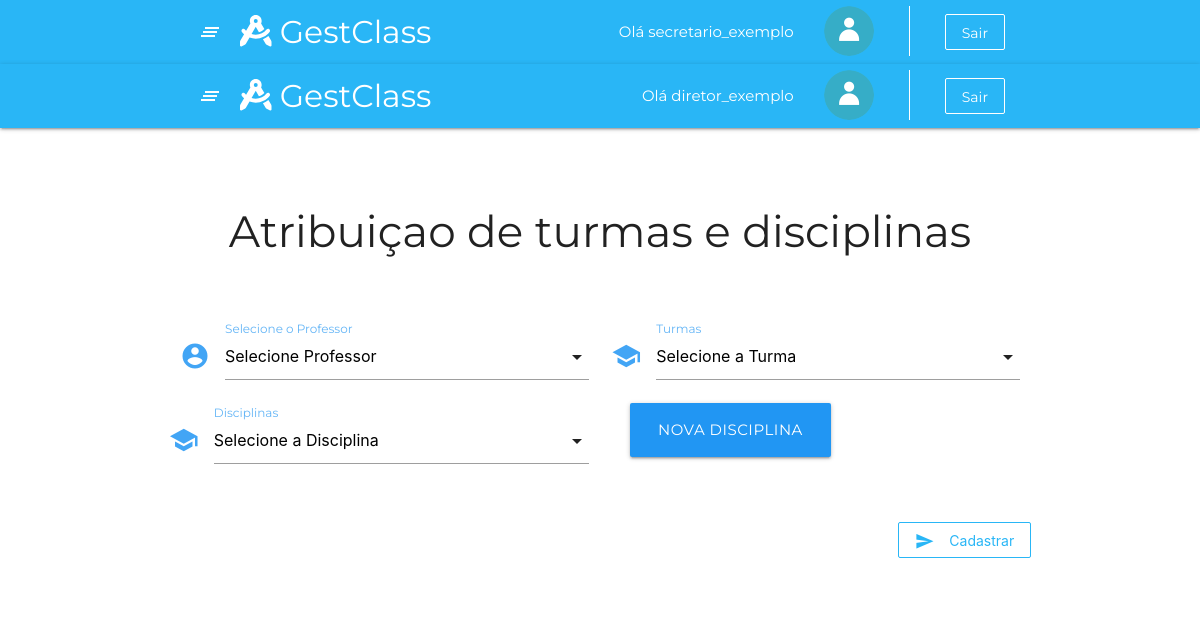
Page /atribuicaoDisciplinas.html.php (signed in) on the committed database.
### tables this page shows
CREATE TABLE secretario (
	ID_secretario INTEGER NOT NULL PRIMARY KEY AUTO_INCREMENT UNIQUE,
	nome_secretario VARCHAR (50) NOT NULL,
    foto VARCHAR(255),
	cep VARCHAR (10) NOT NULL,
    numero INTEGER NOT NULL,
    complemento VARCHAR (40),
    rg VARCHAR(15) NOT NULL UNIQUE,
    cpf VARCHAR(14) NOT NULL UNIQUE,
	email VARCHAR(65) NOT NULL UNIQUE,
    senha VARCHAR(50) NOT NULL,
    celular VARCHAR(15) NOT NULL,
    telefone VARCHAR(14),
    fk_id_tipo_usuario_secretario INTEGER NOT NULL,
    fk_id_escola_secretario INTEGER NOT NULL
);

CREATE TABLE diretor (
	ID_diretor INTEGER NOT NULL PRIMARY KEY AUTO_INCREMENT UNIQUE,
	nome_diretor VARCHAR (50) NOT NULL,
    foto VARCHAR(255),
	cep VARCHAR (10) NOT NULL,
    numero INTEGER NOT NULL,
    complemento VARCHAR (40),
    rg VARCHAR(15) NOT NULL UNIQUE,
    cpf VARCHAR(14) NOT NULL UNIQUE,
	email VARCHAR(65) NOT NULL UNIQUE,
    senha VARCHAR(50) NOT NULL,
    celular VARCHAR(15) NOT NULL,
    telefone VARCHAR(14),
    fk_id_tipo_usuario_diretor INTEGER NOT NULL,
    fk_id_escola_diretor INTEGER NOT NULL
);

### atribuicaoDisciplinas.html.php (the view, shortened to what this page needs)
<!DOCTYPE html>
<head>
    <link rel="stylesheet" type="text/css" href="css/cadastroContas.css" />
</head>
<body>
    <?php
    include_once 'php/conexao.php';
    require_once './reqHeader.php';
    $id_tipo_usuario = $_SESSION["id_tipo_usuario"];
    if ($id_tipo_usuario == 1) {
        require_once 'reqMenuAdm.php';
    } else if ($id_tipo_usuario == 2) {
        require_once 'reqDiretor.php';
    } else if ($id_tipo_usuario == 3) {
        require_once 'reqHeader.php';
    } elseif ($id_tipo_usuario == 4) {
        require_once 'reqProfessor.php';
    } elseif ($id_tipo_usuario  == 5) {
        require_once 'reqAluno.php';
    } else {
        require_once 'reqPais.php';
    }
    ?>
    <div id="turmas_disci" class="container col s12 m12 l12 ">
        <form id="disciplina_turmas" method="POST" action="php/atribuicaoDisciplinas.php"">
            <h3 class="center">Atribuiçao de turmas e disciplinas</h5><br><br>
            <div class=" row">
            <div class="input-field col s12 m6 l6">
                <i class="material-icons prefix blue-icon">account_circle</i>
                <label id="lbl">Selecione o Professor</label>
            </div>
            <div class="input-field col s12 m6 l6">
                <i class="material-icons prefix blue-icon">school</i>
                <label id="lbl" for="first_name">Turmas</label>
            </div>
            <div class="row">
                <div class="input-field col s12 m6 l6">
                    <i class="material-icons prefix blue-icon">school</i>
                    <label id="lbl" for="first_name">Disciplinas</label>
                </div>
                <a href="disciplinas.html.php" id="disciplinas" class="waves-effect waves-light blue btn-large">Nova Disciplina</a>
            </div>
            <div class="input-field right">
                <button id="btnTableChamada" type="submit" class="btn-flat btnLightBlue center">
                    <i class="material-icons left">send</i>Cadastrar
                </button>
            </div>
        </form>
    </div>
    <?php require_once 'reqFooter.php' ?>

### reqHeader.php (shortened to what this page needs)
<?php
    include_once 'php/conexao.php';
    $id_usuario = $_SESSION["id_usuario"];
    $query = $conn->prepare("select * from secretario where id_secretario=$id_usuario");
    $query->execute();
    $dados = $query->fetch(PDO::FETCH_ASSOC);
    $nomeSec = $dados['nome_secretario'];
    $nome = Explode(" ",$nomeSec);
    $nome_sec = $nome[0];
?>
<!DOCTYPE html>
<html lang="pt">
<head>
    <link rel="stylesheet" type="text/css" href="node_modules/materialize-css/dist/css/materialize.min.css" />
    <link rel="stylesheet" type="text/css" href="node_modules/@fortawesome/fontawesome-free/css/all.min.css" />
    <link rel="stylesheet" type="text/css" href="node_modules/animate.css/animate.min.css" />
    <link rel="stylesheet" type="text/css" href="node_modules/aos/dist/aos.css" />
    <link rel="stylesheet" type="text/css" href="css/menu.css" />
    <link rel="stylesheet" type="text/css" href="css/default.css" />
    <link rel="stylesheet" type="text/css" href="css/homeSecretaria.css" />
</head>
<body>
    <header>
        <div class="navbar-fixed">
            <nav class="light-blue lighten-1">
                <div class="container">
                    <div class="nav-wrapper">
                        <a href="#" data-target="slide-out" class="sidenav-trigger show-on-large"><i
                                class="material-icons">clear_all</i></a>
                        <a href="homeSecretaria.html.php" class="brand-logo"><i class="fas fa-drafting-compass"></i>
                            <span class="hide-on-small-only">GestClass<span></a>
                        <ul class="right">
                            <li>
                                <a class="transparent hide-on-small-only" disable>Olá <?php echo $nome_sec?></a>
                            </li>
                            <?php if(empty($dados['foto'])){?>
                            <li>
                                <a href="perfil.html.php" class="transparent hide-on-small-only">
                                    <img class="circle icon-user" width="50px" height="50px"
                                        src="assets/imagensBanco/usuario.png">
                                </a>
                            </li>
                            <?php }?>
                            <li>
                            </li>
                            <li>
                                <a href="php/logout.php" class="btn-flat btnLight hide-on-small-only">Sair</a>
                            </li>
                        </ul>
                    </div>
                </div>
            </nav>
        </div>
    </header>

### reqDiretor.php (shortened to what this page needs)
<?php
    include_once 'php/conexao.php';
    $id_usuario = $_SESSION["id_usuario"];
    $query = $conn->prepare("select * from diretor where id_diretor=$id_usuario");
    $query->execute();
    $dados = $query->fetch(PDO::FETCH_ASSOC);
    $nomeDir = $dados['nome_diretor'];
    $nome = Explode(" ",$nomeDir);
    $nome_dir = $nome[0];
?>
<!DOCTYPE html>
<html lang="pt">
<head>
    <link rel="stylesheet" type="text/css" href="node_modules/materialize-css/dist/css/materialize.min.css" />
    <link rel="stylesheet" type="text/css" href="node_modules/@fortawesome/fontawesome-free/css/all.min.css" />
    <link rel="stylesheet" type="text/css" href="node_modules/animate.css/animate.min.css" />
    <link rel="stylesheet" type="text/css" href="node_modules/aos/dist/aos.css" />
    <link rel="stylesheet" type="text/css" href="css/menu.css" />
    <link rel="stylesheet" type="text/css" href="css/default.css" />
    <link rel="stylesheet" type="text/css" href="css/homeSecretaria.css" />
</head>
<body>
    <header>
        <div class="navbar-fixed">
            <nav class="light-blue lighten-1">
                <div class="container">
                    <div class="nav-wrapper">
                        <a href="#" data-target="slide-out" class="sidenav-trigger show-on-large"><i
                                class="material-icons">clear_all</i></a>
                        <a href="homeDiretor.html.php" class="brand-logo"><i class="fas fa-drafting-compass"></i>
                            <span class="hide-on-small-only">GestClass<span></a>
                        <ul class="right">
                            <li>
                                <a class="transparent hide-on-small-only" disable>Olá <?php echo $nome_dir?></a>
                            </li>
                            <?php if(empty($dados['foto'])){?>
                            <li>
                                <a href="perfil.html.php" class="transparent hide-on-small-only">
                                    <img class="circle icon-user" width="50px" height="50px"
                                        src="assets/imagensBanco/usuario.png">
                                </a>
                            </li>
                            <?php }?>
                            <li>
                            </li>
                            <li>
                                <a href="php/logout.php" class="btn-flat btnLight hide-on-small-only">Sair</a>
                            </li>
                        </ul>
                    </div>
                </div>
            </nav>
        </div>
    </header>

### css/cadastroContas.css (style rules this page uses)
#lbl { color: #64b5f6; }
#turmas_disci { margin-top: 80px; }
#disciplinas { left: 30px; }

### css/menu.css (style rules this page uses)
.icon-user { padding: 0; margin: 0; margin-top: 6px; }

### css/default.css (style rules this page uses)
body { margin: 0; padding: 0; font-family: 'Montserrat', sans-serif !important; }
.btn-flat { transition: 0.2s; text-transform: inherit; }
.btnLight { text-transform: inherit; border: 0.5px solid #fff; color: #fff; }
.btnLightBlue { text-transform: inherit; border: 0.5px solid #29b6f6; color: #29b6f6; float: right; margin-bottom: 20px; margin-left: 5px; }
#lbl { color: #64b5f6; }

### css/homeSecretaria.css (style rules this page uses)
.blue-icon { color: #42a5f5; }

### rows in the picture
secretario: nome_secretario "secretario_exemplo"
diretor: nome_diretor "diretor_exemplo"
